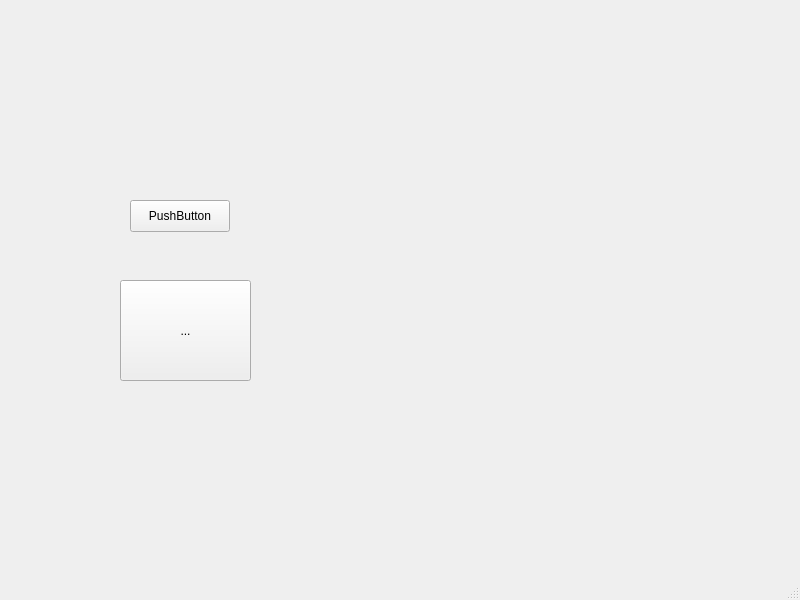
<?xml version="1.0" encoding="UTF-8"?>
<ui version="4.0">
 <class>MainWindow</class>
 <widget class="QMainWindow" name="MainWindow">
  <property name="geometry">
   <rect>
    <x>0</x>
    <y>0</y>
    <width>800</width>
    <height>600</height>
   </rect>
  </property>
  <property name="windowTitle">
   <string>MainWindow</string>
  </property>
  <widget class="QWidget" name="centralwidget">
   <widget class="QPushButton" name="pushButton">
    <property name="geometry">
     <rect>
      <x>130</x>
      <y>200</y>
      <width>100</width>
      <height>32</height>
     </rect>
    </property>
    <property name="text">
     <string>PushButton</string>
    </property>
   </widget>
   <widget class="QToolButton" name="toolButton">
    <property name="geometry">
     <rect>
      <x>120</x>
      <y>280</y>
      <width>131</width>
      <height>101</height>
     </rect>
    </property>
    <property name="text">
     <string>...</string>
    </property>
   </widget>
  </widget>
  <widget class="QMenuBar" name="menubar">
   <property name="geometry">
    <rect>
     <x>0</x>
     <y>0</y>
     <width>800</width>
     <height>24</height>
    </rect>
   </property>
  </widget>
  <widget class="QStatusBar" name="statusbar"/>
 </widget>
 <resources/>
 <connections/>
</ui>
